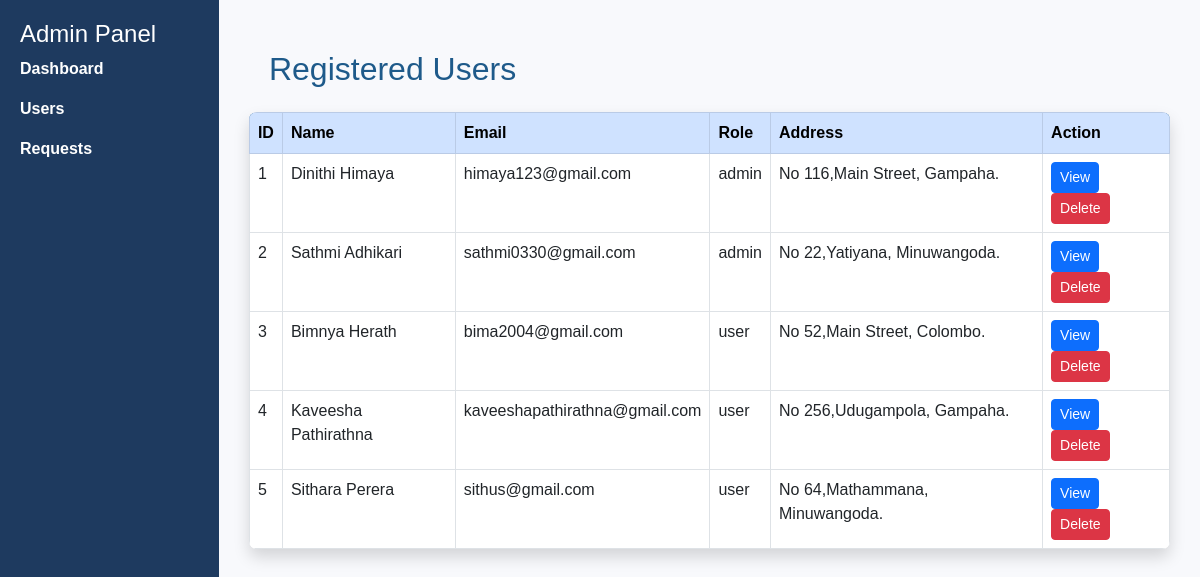
The page /admin/users.php (signed in) on the database its author committed.
### tables this page shows
CREATE TABLE `users` (
  `user_id` int(11) NOT NULL,
  `name` varchar(100) NOT NULL,
  `email` varchar(100) NOT NULL,
  `password` varchar(255) NOT NULL,
  `role` enum('admin','user') NOT NULL,
  `address` varchar(100) DEFAULT NULL,
  `created_at` timestamp NOT NULL DEFAULT current_timestamp()
);

### admin/users.php (the view, shortened to what this page needs)
<?php
include("../includes/config.php");
$sql="SELECT user_id,name,email,role,address FROM users";
$result=mysqli_query($conn,$sql);
?>
<!DOCTYPE html>
<html>
<head>
<link href="https://cdn.jsdelivr.net/npm/bootstrap@5.3.0/dist/css/bootstrap.min.css" rel="stylesheet">
<link rel="stylesheet" href="css/admin.css">
</head>
<body>
<?php include("../includes/admin_nav.php"); ?>
<h2 class="mb-4">Registered Users</h2>
<table class="table table-bordered table-hover shadow bg-white">
<thead class="table-primary">
<tr>
<th>ID</th>
<th>Name</th>
<th>Email</th>
<th>Role</th>
<th>Address</th>
<th>Action</th>
</tr>
</thead>
<tbody>
<?php
while($row=mysqli_fetch_assoc($result)){
    echo "<tr>";
    echo "<td>".$row['user_id']."</td>";
    echo "<td>".$row['name']."</td>";
    echo "<td>".$row['email']."</td>";
    echo "<td>".$row['role']."</td>";
    echo "<td>".$row['address']."</td>";
    echo "<td>
        <a class='btn btn-sm btn-primary' href='user_details.php?id=".$row['user_id']."'>View</a>
        <a class='btn btn-sm btn-danger' href='delete_user.php?id=".$row['user_id']."'>Delete</a>
    </td>";
    echo "</tr>";
}
?>
</tbody>
</table>
<?php include("../includes/admin_footer.php"); ?>
</body>
</html>

### css/admin.css (style rules this page uses)
body { margin: 0; font-family: Arial, Helvetica, sans-serif; background-color: #5c7eb0; }
h2 { margin: 20px; color: #1E5A8A; }
table { width: 90%; margin: 20px auto; border-collapse: collapse; background: white; box-shadow: 0 4px 12px rgba(0,0,0,0.1); border-radius: 8px; overflow: hidden; }
thead { background: #1E5A8A; color: white; }
thead th { padding: 12px; text-align: left; }
tbody td { padding: 12px; border-bottom: 1px solid #eee; }
tbody tr:nth-child(even) { background-color: #f9f9f9; }
a { color: #1E5A8A; text-decoration: none; font-weight: bold; }

### rows shown on the page
users: user_id "1", name "Dinithi Himaya", email "himaya123@gmail.com", role "admin", address "No 116,Main Street, Gampaha."
users: user_id "2", name "Sathmi Adhikari", email "sathmi0330@gmail.com", role "admin", address "No 22,Yatiyana, Minuwangoda."
users: user_id "3", name "Bimnya Herath", email "bima2004@gmail.com", role "user", address "No 52,Main Street, Colombo."
users: user_id "4", name "Kaveesha Pathirathna", email "kaveeshapathirathna@gmail.com", role "user", address "No 256,Udugampola, Gampaha."
users: user_id "5", name "Sithara Perera", email "sithus@gmail.com", role "user", address "No 64,Mathammana, Minuwangoda."
